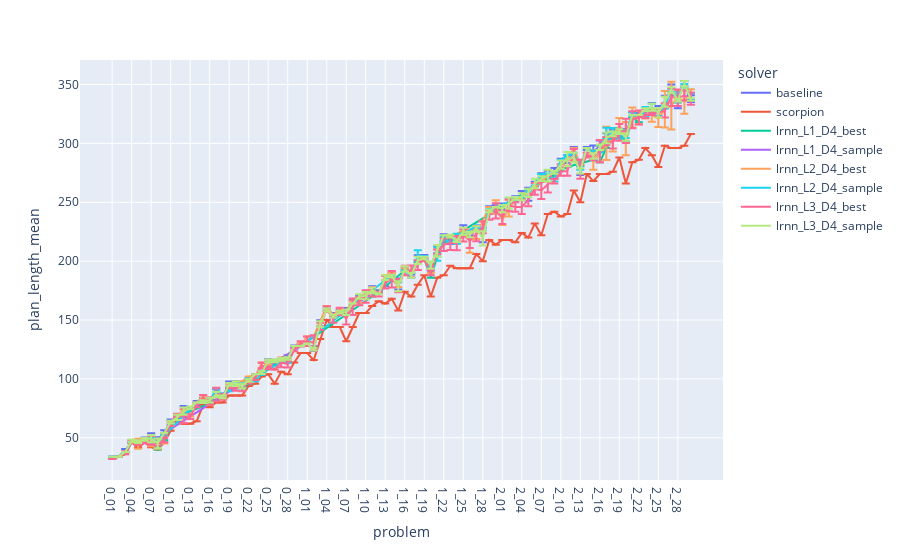
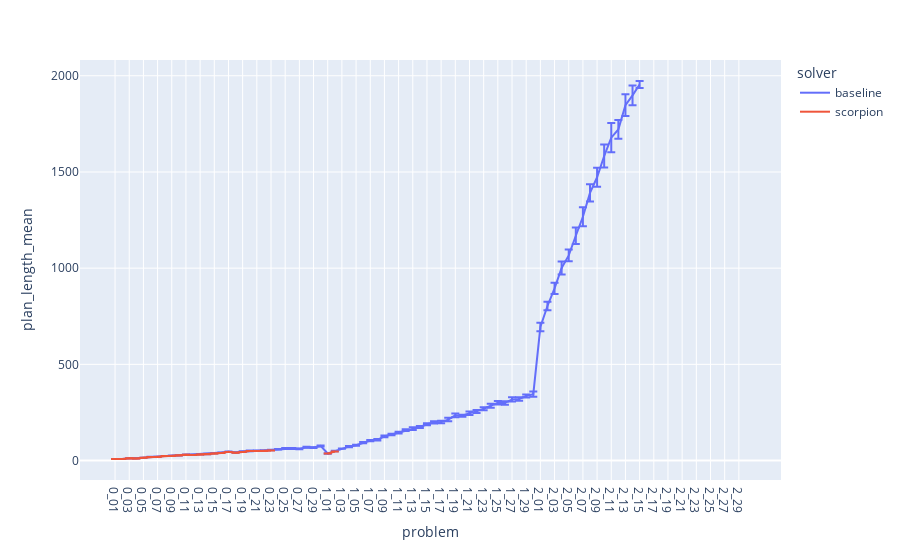
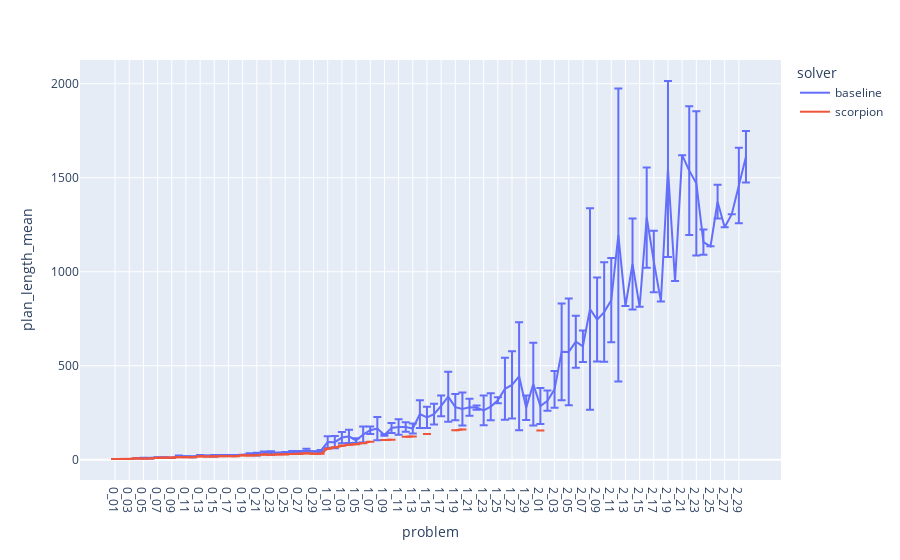
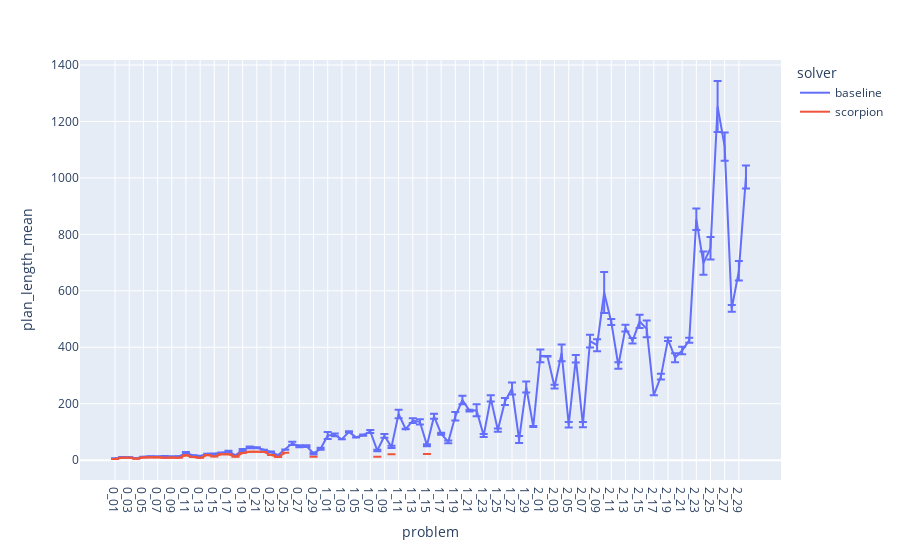

Source (notebook cell) for these figures, in order:
### Markdown cell above
# Plan length plots

### Code cell
log_y = 0
easy_only = 0

plot_domains("plan_length", log_y=log_y, easy_only=easy_only)

### Figure 1 — Plotly figure (JSON) as saved in the notebook; plotly's stock layout.template omitted (floating-point values rounded to 4 significant figures)
{"data": [{"error_y": {"array": [0, 0, 1.414, 1.033, 1.414, 2.394, 2.7, 2.201, 2.201, 1.838, 1.476, 4.849, 1.265, 1.897, 1.989, 0.8433, 2.53, 2.066, 3.134, 2.309, 2.16, 1.265, 1.033, 0.9661, 1.35, 1.398, 1.476, 3.018, 0.6325, 1.033, 1.578, 1.989, 2.53, 1.033, 1.886, 1.687, 2.394, 1.7, 2.16, 1.476, 2.119, 1.476, 2.53, 3.134, 4.719, 1.35, 1.838, 2.981, 1.476, 2.86, 3.048, 3.048, 2.951, 3.801, 2.951, 1.398, 1.838, 6.07, 3.273, 1.751, 2.319, 2.348, 1.932, 3.458, 5.432, 1.838, 3.273, 3.239, 4.427, 2.319, 3.425, 4.502, 4.022, 1.265, 5.502, 4.662, 2.667, 3.098, 3.155, 5.661, 2.494, 1.398, 2.201, 4.216, 4.088, 4.662, 4.526, 7.486, 2.319, 2.828]}, "hovertemplate": "solver=baseline<br>problem=%{x}<br>plan_length_mean=%{y}<extra></extra>", "legendgroup": "baseline", "line": {"color": "#636efa", "dash": "solid"}, "marker": {"symbol": "circle"}, "mode": "lines", "name": "baseline", "orientation": "v", "showlegend": true, "type": "scatter", "x": ["0_01", "0_02", "0_03", "0_04", "0_05", "0_06", "0_07", "0_08", "0_09", "0_10", "0_11", "0_12", "0_13", "0_14", "0_15", "0_16", "0_17", "0_18", "0_19", "0_20", "0_21", "0_22", "0_23", "0_24", "0_25", "0_26", "0_27", "0_28", "0_29", "0_30", "1_01", "1_02", "1_03", "1_04", "1_05", "1_06", "1_07", "1_08", "1_09", "1_10", "1_11", "1_12", "1_13", "1_14", "1_15", "1_16", "1_17", "1_18", "1_19", "1_20", "1_21", "1_22", "1_23", "1_24", "1_25", "1_26", "1_27", "1_28", "1_29", "1_30", "2_01", "2_02", "2_03", "2_04", "2_05", "2_06", "2_07", "2_08", "2_09", "2_10", "2_11", "2_12", "2_13", "2_14", "2_15", "2_16", "2_17", "2_18", "2_19", "2_20", "2_21", "2_22", "2_23", "2_24", "2_25", "2_26", "2_27", "2_28", "2_29", "2_30"], "xaxis": "x", "y": [34, 34, 39, 46.8, 47, 47.8, 51.2, 48.2, 54.2, 63.6, 68.2, 72.2, 74.4, 79.4, 81.8, 82.4, 88.8, 85.6, 94.6, 96, 95, 99.6, 103.2, 105.4, 115.4, 114.8, 116.2, 117, 127.8, 128.8, 129.6, 125.8, 147.2, 158.8, 154, 156.8, 157.8, 165, 169, 169.8, 176.6, 173.8, 181.2, 187.4, 180.6, 192.6, 190.4, 202, 203.8, 195.2, 209.8, 219.8, 217.6, 219, 227.6, 223.2, 228.4, 222.2, 243.4, 245.8, 246.6, 250.8, 253.2, 256.2, 256.8, 265.6, 271.4, 273.6, 274.6, 284.6, 286.8, 292.4, 277.2, 295.6, 292.6, 297.8, 306, 308.4, 309.2, 306.6, 324, 324.8, 325.8, 330, 327.6, 335.8, 345.4, 337.4, 350.6, 338], "yaxis": "y"}, {"error_y": {"array": [null, null, null, null, null, null, null, null, null, null, null, null, null, null, null, null, null, null, null, null, null, null, null, null, null, null, null, null, null, null, null, null, null, null, null, null, null, null, null, null, null, null, null, null, null, null, null, null, null, null, null, null, null, null, null, null, null, null, null, null, null, null, null, null, null, null, null, null, null, null, null, null, null, null, null, null, null, null, null, null, null, null, null, null, null, null, null, null, null, null]}, "hovertemplate": "solver=scorpion<br>problem=%{x}<br>plan_length_mean=%{y}<extra></extra>", "legendgroup": "scorpion", "line": {"color": "#EF553B", "dash": "solid"}, "marker": {"symbol": "circle"}, "mode": "lines", "name": "scorpion", "orientation": "v", "showlegend": true, "type": "scatter", "x": ["0_01", "0_02", "0_03", "0_04", "0_05", "0_06", "0_07", "0_08", "0_09", "0_10", "0_11", "0_12", "0_13", "0_14", "0_15", "0_16", "0_17", "0_18", "0_19", "0_20", "0_21", "0_22", "0_23", "0_24", "0_25", "0_26", "0_27", "0_28", "0_29", "0_30", "1_01", "1_02", "1_03", "1_04", "1_05", "1_06", "1_07", "1_08", "1_09", "1_10", "1_11", "1_12", "1_13", "1_14", "1_15", "1_16", "1_17", "1_18", "1_19", "1_20", "1_21", "1_22", "1_23", "1_24", "1_25", "1_26", "1_27", "1_28", "1_29", "1_30", "2_01", "2_02", "2_03", "2_04", "2_05", "2_06", "2_07", "2_08", "2_09", "2_10", "2_11", "2_12", "2_13", "2_14", "2_15", "2_16", "2_17", "2_18", "2_19", "2_20", "2_21", "2_22", "2_23", "2_24", "2_25", "2_26", "2_27", "2_28", "2_29", "2_30"], "xaxis": "x", "y": [32, 34, 36, 46, 42, 46, 42, 40, 46, 56, 64, 62, 62, 64, 78, 76, 80, 80, 86, 86, 86, 94, 96, 102, 104, 96, 106, 104, 114, 122, 122, 116, 134, 150, 144, 144, 132, 144, 156, 156, 162, 166, 164, 168, 158, 174, 170, 180, 188, 170, 186, 188, 196, 194, 194, 194, 206, 200, 218, 214, 218, 218, 216, 224, 220, 232, 222, 240, 242, 238, 240, 260, 250, 274, 268, 274, 274, 276, 288, 266, 284, 286, 296, 290, 280, 298, 296, 296, 298, 308], "yaxis": "y"}, {"error_y": {"array": [null, null, null, null, null, null, null, null, null, null, null, null, null, null, null, null, null, null, null, null, null, null, null, null, null, null, null, null, null, null, null, null, null, null, null, null]}, "hovertemplate": "solver=lrnn_L1_D4_best<br>problem=%{x}<br>plan_length_mean=%{y}<extra></extra>", "legendgroup": "lrnn_L1_D4_best", "line": {"color": "#00cc96", "dash": "solid"}, "marker": {"symbol": "circle"}, "mode": "lines", "name": "lrnn_L1_D4_best", "orientation": "v", "showlegend": true, "type": "scatter", "x": ["0_01", "0_02", "0_03", "0_04", "0_05", "0_06", "0_07", "0_08", "0_09", "0_11", "0_12", "0_17", "0_18", "0_19", "0_20", "0_21", "0_22", "0_30", "1_11", "1_12", "1_16", "1_17", "1_18", "1_19", "1_20", "1_21", "1_22", "2_11", "2_15", "2_16", "2_17", "2_18", "2_19", "2_20", "2_21", "2_22"], "xaxis": "x", "y": [32, 34, 38, 46, 46, 46, 48, 40, 48, 70, 70, 82, 84, 92, 92, 92, 96, 128, 170, 174, 192, 190, 200, 202, 186, 204, 216, 280, 286, 284, 296, 304, 306, 302, 322, 318], "yaxis": "y"}, {"error_y": {"array": [null, null, null, null, null, null, null, null, null, null]}, "hovertemplate": "solver=lrnn_L1_D4_sample<br>problem=%{x}<br>plan_length_mean=%{y}<extra></extra>", "legendgroup": "lrnn_L1_D4_sample", "line": {"color": "#ab63fa", "dash": "solid"}, "marker": {"symbol": "circle"}, "mode": "lines", "name": "lrnn_L1_D4_sample", "orientation": "v", "showlegend": true, "type": "scatter", "x": ["0_01", "0_02", "0_03", "0_04", "0_05", "0_06", "0_07", "0_08", "0_09", "0_30"], "xaxis": "x", "y": [34, 34, 38, 46, 46, 46, 46, 46, 54, 128], "yaxis": "y"}, {"error_y": {"array": [0, 0, 0, null, 4.243, 1.414, 4.243, 4.243, 2.828, null, null, null, null, null, null, null, null, null, null, null, null, null, null, null, null, null, null, null, null, 1.414, null, null, null, null, null, null, null, null, null, null, null, null, null, null, null, null, 0, null, null, null, null, null, null, null, 9.899, 4.243, null, null, 5.657, 4.243, 7.071, null, null, null, null, null, null, null, null, null, null, null, null, 8.485, 7.071, 14.14, 9.899, 5.657, 14.14, 8.485, 5.657, 2.828, 5.657, 7.071, 15.56, 20.3, 5.292, 10.07, 4.619]}, "hovertemplate": "solver=lrnn_L2_D4_best<br>problem=%{x}<br>plan_length_mean=%{y}<extra></extra>", "legendgroup": "lrnn_L2_D4_best", "line": {"color": "#FFA15A", "dash": "solid"}, "marker": {"symbol": "circle"}, "mode": "lines", "name": "lrnn_L2_D4_best", "orientation": "v", "showlegend": true, "type": "scatter", "x": ["0_01", "0_02", "0_03", "0_04", "0_05", "0_06", "0_07", "0_08", "0_09", "0_10", "0_11", "0_12", "0_13", "0_14", "0_15", "0_16", "0_17", "0_18", "0_19", "0_20", "0_21", "0_22", "0_23", "0_24", "0_25", "0_26", "0_27", "0_28", "0_29", "0_30", "1_01", "1_02", "1_04", "1_05", "1_06", "1_07", "1_08", "1_09", "1_10", "1_11", "1_12", "1_13", "1_14", "1_15", "1_16", "1_17", "1_18", "1_19", "1_20", "1_21", "1_22", "1_23", "1_24", "1_25", "1_26", "1_27", "1_28", "1_29", "1_30", "2_01", "2_02", "2_03", "2_04", "2_05", "2_06", "2_07", "2_08", "2_09", "2_10", "2_11", "2_12", "2_13", "2_14", "2_15", "2_16", "2_17", "2_18", "2_19", "2_20", "2_21", "2_22", "2_23", "2_24", "2_25", "2_26", "2_27", "2_28", "2_29", "2_30"], "xaxis": "x", "y": [32, 34, 38, 46, 45, 47, 47, 45, 48, 64, 68, 74, 68, 80, 86, 78, 92, 84, 94, 94, 98, 102, 102, 114, 112, 108, 118, 116, 128, 129, 136, 136, 162, 154, 160, 158, 166, 164, 174, 176, 172, 188, 190, 178, 194, 192, 198, 202, 190, 210, 220, 222, 222, 228, 217, 223, 234, 246, 246, 235, 245, 252, 254, 260, 262, 268, 272, 270, 282, 286, 296, 282, 290, 286, 291, 300, 303, 316, 304, 322, 322, 324, 324, 321, 329, 332, 340, 335.3, 341.3], "yaxis": "y"}, {"error_y": {"array": [null, null, null, null, null, null, null, null, null, null, null, null, null, null, 1.414, 0, 1.414, 1.414, 0, 1.414, null, null, null, 0, null, null, null, null, 4.243, 1.414, 1.414, 5.657, 1.414, 0, 4.243, null, null, null, 0, null, null, null, null, null, 1.414, 1.414, null, null, null, 1.414, 0, 4, 3.055, 4.619, 2.309, 2, 3.464, 1.414, 0, 4.163, 3.055, 2.828, 1.414, 1.414, 4.243, 1.414, 2.828]}, "hovertemplate": "solver=lrnn_L2_D4_sample<br>problem=%{x}<br>plan_length_mean=%{y}<extra></extra>", "legendgroup": "lrnn_L2_D4_sample", "line": {"color": "#19d3f3", "dash": "solid"}, "marker": {"symbol": "circle"}, "mode": "lines", "name": "lrnn_L2_D4_sample", "orientation": "v", "showlegend": true, "type": "scatter", "x": ["0_01", "0_02", "0_03", "0_04", "0_05", "0_06", "0_07", "0_08", "0_09", "0_14", "0_15", "0_16", "0_17", "0_18", "0_19", "0_20", "0_21", "0_22", "0_23", "0_24", "0_27", "0_28", "0_29", "0_30", "1_14", "1_15", "1_16", "1_17", "1_18", "1_19", "1_20", "1_21", "1_22", "1_23", "1_24", "1_27", "1_28", "1_29", "1_30", "2_03", "2_04", "2_05", "2_06", "2_07", "2_08", "2_09", "2_10", "2_11", "2_12", "2_13", "2_14", "2_15", "2_16", "2_17", "2_18", "2_19", "2_20", "2_21", "2_22", "2_23", "2_24", "2_25", "2_26", "2_27", "2_28", "2_29", "2_30"], "xaxis": "x", "y": [34, 34, 38, 46, 46, 48, 50, 46, 52, 80, 82, 80, 92, 86, 91, 96, 95, 99, 98, 105, 114, 114, 128, 128, 188, 182, 192, 186, 205, 203, 197, 206, 219, 216, 219, 230, 226, 244, 246, 252, 252, 260, 266, 274, 273, 269, 286, 290, 292, 279, 296, 290, 295.3, 308.7, 310.7, 306, 308, 325, 324, 326.7, 330.7, 326, 331, 345, 339, 349, 340], "yaxis": "y"}, {"error_y": {"array": [0, 0, 1.155, 1.155, 2, 1.155, 4, 1.155, 2, 2, 1.155, 6.11, 2, 2, 3.055, 3.055, 5.774, 2.309, 2, 2, 3.055, 1.155, 2.309, 2.309, 1.155, 0, 4, 3.055, 1.155, 2, 4, 6.429, 3.055, 2.309, 3.055, 3.055, 5.033, 7.024, 3.464, 5.292, 4, 2, 5.292, 7.024, 5.774, 4, 5.033, 4.163, 1.155, 2, 2, 5.292, 5.774, 6.11, 5.292, 6.11, 6.429, 5.033, 4.163, 6.429, 5.774, 5.033, 4, 6, 5.292, 5.033, 7.211, 7.024, 2, 3.464, 4.163, 5.292, 8, 2, 3.055, 9.452, 3.464, 5.033, 7.024, 10.26, 7.211, 6, 3.055, 2, 3.464, 6, 7.572, 7.024, 4.163, 5.292]}, "hovertemplate": "solver=lrnn_L3_D4_best<br>problem=%{x}<br>plan_length_mean=%{y}<extra></extra>", "legendgroup": "lrnn_L3_D4_best", "line": {"color": "#FF6692", "dash": "solid"}, "marker": {"symbol": "circle"}, "mode": "lines", "name": "lrnn_L3_D4_best", "orientation": "v", "showlegend": true, "type": "scatter", "x": ["0_01", "0_02", "0_03", "0_04", "0_05", "0_06", "0_07", "0_08", "0_09", "0_10", "0_11", "0_12", "0_13", "0_14", "0_15", "0_16", "0_17", "0_18", "0_19", "0_20", "0_21", "0_22", "0_23", "0_24", "0_25", "0_26", "0_27", "0_28", "0_29", "0_30", "1_01", "1_02", "1_03", "1_04", "1_05", "1_06", "1_07", "1_08", "1_09", "1_10", "1_11", "1_12", "1_13", "1_14", "1_15", "1_16", "1_17", "1_18", "1_19", "1_20", "1_21", "1_22", "1_23", "1_24", "1_25", "1_26", "1_27", "1_28", "1_29", "1_30", "2_01", "2_02", "2_03", "2_04", "2_05", "2_06", "2_07", "2_08", "2_09", "2_10", "2_11", "2_12", "2_13", "2_14", "2_15", "2_16", "2_17", "2_18", "2_19", "2_20", "2_21", "2_22", "2_23", "2_24", "2_25", "2_26", "2_27", "2_28", "2_29", "2_30"], "xaxis": "x", "y": [32, 34, 37.33, 46.67, 46, 46.67, 48, 44.67, 48, 62, 69.33, 68.67, 68, 78, 83.33, 81.33, 86.67, 84.67, 94, 92, 92.67, 97.33, 101.3, 111.3, 109.3, 108, 114, 112.7, 124.7, 130, 132, 130.7, 144.7, 159.3, 150.7, 157.3, 151.3, 161.3, 166, 170, 174, 172, 182, 184.7, 179.3, 192, 191.3, 196.7, 201.3, 190, 208, 214, 215.3, 215.3, 222, 217.3, 223.3, 228.7, 239.3, 242.7, 237.3, 247.3, 246, 246, 252, 261.3, 260, 265.3, 268, 276, 276.7, 290, 278, 290, 288.7, 293.3, 302, 300.7, 309.3, 310.7, 320, 322, 324.7, 326, 326, 328, 339.3, 338.7, 340.7, 338], "yaxis": "y"}, {"error_y": {"array": [0, 0, 0, 1.155, 1.155, 1.155, 3.055, 4.163, 0, 1.155, 2.309, 3.055, 1.155, 0, 1.155, 2, 2.309, 1.155, 1.155, 2, 2, 1.155, 0, 1.155, 1.155, 1.155, 1.155, 1.155, 0, 0, 0, 1.155, 2.309, 1.155, 1.155, 1.155, 2.309, 0, 2, 3.055, 2.309, 0, 2, 1.155, 4.163, 2.309, 2, 3.055, 1.155, 3.055, 5.033, 0, 1.155, 1.155, 3.055, 2.309, 2.309, 6.11, 1.155, 0, 3.055, 4.619, 1.155, 3.055, 3.464, 4, 2, 5.033, 1.155, 3.464, 6.11, 4, 2.309, 0, 2.309, 2.309, 4.619, 2, 2, 3.055, 0, 0, 1.155, 3.055, 4, 4.163, 2.309, 1.155, 2.309, 1.155]}, "hovertemplate": "solver=lrnn_L3_D4_sample<br>problem=%{x}<br>plan_length_mean=%{y}<extra></extra>", "legendgroup": "lrnn_L3_D4_sample", "line": {"color": "#B6E880", "dash": "solid"}, "marker": {"symbol": "circle"}, "mode": "lines", "name": "lrnn_L3_D4_sample", "orientation": "v", "showlegend": true, "type": "scatter", "x": ["0_01", "0_02", "0_03", "0_04", "0_05", "0_06", "0_07", "0_08", "0_09", "0_10", "0_11", "0_12", "0_13", "0_14", "0_15", "0_16", "0_17", "0_18", "0_19", "0_20", "0_21", "0_22", "0_23", "0_24", "0_25", "0_26", "0_27", "0_28", "0_29", "0_30", "1_01", "1_02", "1_03", "1_04", "1_05", "1_06", "1_07", "1_08", "1_09", "1_10", "1_11", "1_12", "1_13", "1_14", "1_15", "1_16", "1_17", "1_18", "1_19", "1_20", "1_21", "1_22", "1_23", "1_24", "1_25", "1_26", "1_27", "1_28", "1_29", "1_30", "2_01", "2_02", "2_03", "2_04", "2_05", "2_06", "2_07", "2_08", "2_09", "2_10", "2_11", "2_12", "2_13", "2_14", "2_15", "2_16", "2_17", "2_18", "2_19", "2_20", "2_21", "2_22", "2_23", "2_24", "2_25", "2_26", "2_27", "2_28", "2_29", "2_30"], "xaxis": "x", "y": [34, 34, 38, 47.33, 46.67, 48.67, 49.33, 45.33, 54, 63.33, 67.33, 72.67, 75.33, 80, 80.67, 82, 86.67, 84.67, 95.33, 96, 94, 98.67, 104, 105.3, 115.3, 115.3, 116.7, 117.3, 128, 128, 130, 125.3, 146.7, 158.7, 153.3, 156.7, 156.7, 164, 170, 170.7, 175.3, 172, 186, 187.3, 178.7, 193.3, 188, 200.7, 202.7, 196.7, 208.7, 222, 221.3, 217.3, 225.3, 222.7, 227.3, 219.3, 242.7, 246, 244.7, 249.3, 253.3, 254.7, 258, 266, 270, 272.7, 275.3, 282, 286.7, 288, 276.7, 296, 289.3, 296.7, 304.7, 308, 310, 305.3, 324, 324, 328.7, 330.7, 326, 335.3, 345.3, 336.7, 350.7, 337.3], "yaxis": "y"}], "layout": {"legend": {"title": {"text": "solver"}, "tracegroupgap": 0}, "margin": {"t": 60}, "xaxis": {"anchor": "y", "domain": [0, 1], "title": {"text": "problem"}}, "yaxis": {"anchor": "x", "domain": [0, 1], "title": {"text": "plan_length_mean"}}}}

### Figure 2 — Plotly figure (JSON) as saved in the notebook; plotly's stock layout.template omitted (floating-point values rounded to 4 significant figures)
{"data": [{"error_y": {"array": [0, 0, 0, 0.5164, 0, 0.9944, 0.527, 0.5164, 0.9487, 0.4216, 0.9487, 0.6992, 1.713, 1.054, 0.7379, 1.059, 1.033, 1.491, 2.025, 1.897, 1.229, 1.317, 1.65, 1.563, 2.558, 2.718, 1.829, 2.214, 2.111, 2.283, 0.6992, 1.897, 0.7379, 3.604, 3.098, 3.534, 3.164, 3.86, 4.94, 4.012, 4.909, 4.347, 6.802, 5.554, 5.554, 5.232, 6.019, 9.036, 9.555, 4.795, 9.508, 7.617, 7.734, 10.78, 8.972, 9.402, 11.36, 9.231, 7.8, 13.76, 21.89, 21.75, 29.16, 33.64, 30.1, 42.8, 49.61, 44.7, 49.8, 59.84, 75.73, 48.21, 56.82, 51.44, 18.05, null, null, null, null, null, null, null, null, null, null, null, null, null, null, null]}, "hovertemplate": "solver=baseline<br>problem=%{x}<br>plan_length_mean=%{y}<extra></extra>", "legendgroup": "baseline", "line": {"color": "#636efa", "dash": "solid"}, "marker": {"symbol": "circle"}, "mode": "lines", "name": "baseline", "orientation": "v", "showlegend": true, "type": "scatter", "x": ["0_01", "0_02", "0_03", "0_04", "0_05", "0_06", "0_07", "0_08", "0_09", "0_10", "0_11", "0_12", "0_13", "0_14", "0_15", "0_16", "0_17", "0_18", "0_19", "0_20", "0_21", "0_22", "0_23", "0_24", "0_25", "0_26", "0_27", "0_28", "0_29", "0_30", "1_01", "1_02", "1_03", "1_04", "1_05", "1_06", "1_07", "1_08", "1_09", "1_10", "1_11", "1_12", "1_13", "1_14", "1_15", "1_16", "1_17", "1_18", "1_19", "1_20", "1_21", "1_22", "1_23", "1_24", "1_25", "1_26", "1_27", "1_28", "1_29", "1_30", "2_01", "2_02", "2_03", "2_04", "2_05", "2_06", "2_07", "2_08", "2_09", "2_10", "2_11", "2_12", "2_13", "2_14", "2_15", "2_16", "2_17", "2_18", "2_19", "2_20", "2_21", "2_22", "2_23", "2_24", "2_25", "2_26", "2_27", "2_28", "2_29", "2_30"], "xaxis": "x", "y": [8, 8, 12, 11.4, 15, 19.1, 19.5, 23.6, 24.7, 26.8, 30.7, 29.4, 32.6, 34, 37.9, 41.3, 46.2, 42, 46.9, 50.4, 50.8, 52.2, 54.5, 59, 62.9, 62.5, 60.7, 69.3, 67.3, 75.9, 36.6, 49.6, 62.1, 72.1, 79.4, 93.4, 103.7, 107.7, 125.8, 134.9, 144.9, 157.7, 165.6, 174.2, 188.8, 198.4, 200.3, 212.9, 234.8, 232.9, 245.8, 255.3, 269.4, 284.8, 300.6, 298.8, 317.7, 319.9, 335.2, 344.9, 694, 803.3, 894.6, 1001.0, 1066.0, 1168.0, 1267.0, 1391.0, 1472.0, 1583.0, 1678.0, 1721.0, 1848.0, 1898.0, 1955.0, null, null, null, null, null, null, null, null, null, null, null, null, null, null, null], "yaxis": "y"}, {"error_y": {"array": [null, null, null, null, null, null, null, null, null, null, null, null, null, null, null, null, null, null, null, null, null, null, null, null, null, null, null, null, null, null, null, null, null, null, null, null, null, null, null, null, null, null, null, null, null, null, null, null, null, null, null, null, null, null, null, null, null, null, null, null, null, null, null, null, null, null, null, null, null, null, null, null, null, null, null, null, null, null, null, null, null, null, null, null, null, null, null, null, null, null]}, "hovertemplate": "solver=scorpion<br>problem=%{x}<br>plan_length_mean=%{y}<extra></extra>", "legendgroup": "scorpion", "line": {"color": "#EF553B", "dash": "solid"}, "marker": {"symbol": "circle"}, "mode": "lines", "name": "scorpion", "orientation": "v", "showlegend": true, "type": "scatter", "x": ["0_01", "0_02", "0_03", "0_04", "0_05", "0_06", "0_07", "0_08", "0_09", "0_10", "0_11", "0_12", "0_13", "0_14", "0_15", "0_16", "0_17", "0_18", "0_19", "0_20", "0_21", "0_22", "0_23", "0_24", "0_25", "0_26", "0_27", "0_28", "0_29", "0_30", "1_01", "1_02", "1_03", "1_04", "1_05", "1_06", "1_07", "1_08", "1_09", "1_10", "1_11", "1_12", "1_13", "1_14", "1_15", "1_16", "1_17", "1_18", "1_19", "1_20", "1_21", "1_22", "1_23", "1_24", "1_25", "1_26", "1_27", "1_28", "1_29", "1_30", "2_01", "2_02", "2_03", "2_04", "2_05", "2_06", "2_07", "2_08", "2_09", "2_10", "2_11", "2_12", "2_13", "2_14", "2_15", "2_16", "2_17", "2_18", "2_19", "2_20", "2_21", "2_22", "2_23", "2_24", "2_25", "2_26", "2_27", "2_28", "2_29", "2_30"], "xaxis": "x", "y": [8, 8, 12, 11, 15, 18, 19, 23, 24, 26, 30, 29, 31, 33, 37, 39, 45, 40, 44, 49, 49, 50, 52, null, null, null, null, null, null, null, 36, 47, null, null, null, null, null, null, null, null, null, null, null, null, null, null, null, null, null, null, null, null, null, null, null, null, null, null, null, null, null, null, null, null, null, null, null, null, null, null, null, null, null, null, null, null, null, null, null, null, null, null, null, null, null, null, null, null, null, null], "yaxis": "y"}], "layout": {"legend": {"title": {"text": "solver"}, "tracegroupgap": 0}, "margin": {"t": 60}, "xaxis": {"anchor": "y", "domain": [0, 1], "title": {"text": "problem"}}, "yaxis": {"anchor": "x", "domain": [0, 1], "title": {"text": "plan_length_mean"}}}}

### Figure 3 — Plotly figure (JSON) as saved in the notebook; plotly's stock layout.template omitted (floating-point values rounded to 4 significant figures)
{"data": [{"error_y": {"array": [0, 0, 0, 0.5, 1.528, 0.5774, 1.258, 0.5774, 0.7071, 3, 2.517, 2.646, 2.082, 1.517, 4.041, 1, 1.155, 2.082, 0.7071, 4.163, 7.81, 6.658, 8.622, 2.082, 4.509, 7, 6.807, 8.327, 1.528, 5.292, 30.51, 32.62, 30.05, 34.67, 12.02, 42.72, 19.52, 61.98, 4.243, 26.5, 41.01, 25.42, 26.87, 74.25, 56.32, 54.79, 55.52, 133.0, 70.24, 87.88, 44.97, 11.45, 78.7, 72.12, 16.26, 164.9, 178.6, 287.1, 65.05, 219.9, 95.34, 53.74, 98.34, 257.4, 284.2, 138.2, 84.03, 535.6, 223.4, 264.6, 224.1, 779.2, null, 241.8, null, 266.6, 163.7, null, 468.2, null, null, 342.5, 383.3, 67.18, null, 89.9, null, null, 200.8, 136.5]}, "hovertemplate": "solver=baseline<br>problem=%{x}<br>plan_length_mean=%{y}<extra></extra>", "legendgroup": "baseline", "line": {"color": "#636efa", "dash": "solid"}, "marker": {"symbol": "circle"}, "mode": "lines", "name": "baseline", "orientation": "v", "showlegend": true, "type": "scatter", "x": ["0_01", "0_02", "0_03", "0_04", "0_05", "0_06", "0_07", "0_08", "0_09", "0_10", "0_11", "0_12", "0_13", "0_14", "0_15", "0_16", "0_17", "0_18", "0_19", "0_20", "0_21", "0_22", "0_23", "0_24", "0_25", "0_26", "0_27", "0_28", "0_29", "0_30", "1_01", "1_02", "1_03", "1_04", "1_05", "1_06", "1_07", "1_08", "1_09", "1_10", "1_11", "1_12", "1_13", "1_14", "1_15", "1_16", "1_17", "1_18", "1_19", "1_20", "1_21", "1_22", "1_23", "1_24", "1_25", "1_26", "1_27", "1_28", "1_29", "1_30", "2_01", "2_02", "2_03", "2_04", "2_05", "2_06", "2_07", "2_08", "2_09", "2_10", "2_11", "2_12", "2_13", "2_14", "2_15", "2_16", "2_17", "2_18", "2_19", "2_20", "2_21", "2_22", "2_23", "2_24", "2_25", "2_26", "2_27", "2_28", "2_29", "2_30"], "xaxis": "x", "y": [4, 4, 4, 8.25, 8.667, 7.333, 11.75, 12.33, 10.5, 19.5, 16.67, 16, 22.67, 20.6, 21.67, 24, 24.67, 22.33, 26.5, 30.67, 30, 36.67, 36.67, 35.67, 36.33, 39, 40.33, 50.33, 44.33, 47, 94, 93.33, 118, 124.2, 102.5, 134, 157, 165.7, 132, 169.3, 174, 174.3, 166, 242.5, 225.7, 242.7, 286.3, 335.3, 280, 270.3, 279, 277.5, 262.7, 282, 316.5, 377.3, 398.3, 444, 277, 402.5, 285.7, 314, 374.3, 574.3, 573.7, 628, 603.3, 801.7, 745.5, 785.2, 848.7, 1195, 818, 1041, 814, 1288.0, 1055, 842, 1546.0, 951, 1620, 1538.0, 1470, 1158.0, 1135, 1373.0, 1237, 1306, 1459, 1612.0], "yaxis": "y"}, {"error_y": {"array": [null, null, null, null, null, null, null, null, null, null, null, null, null, null, null, null, null, null, null, null, null, null, null, null, null, null, null, null, null, null, null, null, null, null, null, null, null, null, null, null, null, null, null, null, null, null, null, null, null, null, null, null, null, null, null, null, null, null, null, null, null, null, null, null, null, null, null, null, null, null, null, null, null, null, null, null, null, null, null, null, null, null, null, null, null, null, null, null, null, null]}, "hovertemplate": "solver=scorpion<br>problem=%{x}<br>plan_length_mean=%{y}<extra></extra>", "legendgroup": "scorpion", "line": {"color": "#EF553B", "dash": "solid"}, "marker": {"symbol": "circle"}, "mode": "lines", "name": "scorpion", "orientation": "v", "showlegend": true, "type": "scatter", "x": ["0_01", "0_02", "0_03", "0_04", "0_05", "0_06", "0_07", "0_08", "0_09", "0_10", "0_11", "0_12", "0_13", "0_14", "0_15", "0_16", "0_17", "0_18", "0_19", "0_20", "0_21", "0_22", "0_23", "0_24", "0_25", "0_26", "0_27", "0_28", "0_29", "0_30", "1_01", "1_02", "1_03", "1_04", "1_05", "1_06", "1_07", "1_08", "1_09", "1_10", "1_11", "1_12", "1_13", "1_14", "1_15", "1_16", "1_17", "1_18", "1_19", "1_20", "1_21", "1_22", "1_23", "1_24", "1_25", "1_26", "1_27", "1_28", "1_29", "1_30", "2_01", "2_02", "2_03", "2_04", "2_05", "2_06", "2_07", "2_08", "2_09", "2_10", "2_11", "2_12", "2_13", "2_14", "2_15", "2_16", "2_17", "2_18", "2_19", "2_20", "2_21", "2_22", "2_23", "2_24", "2_25", "2_26", "2_27", "2_28", "2_29", "2_30"], "xaxis": "x", "y": [4, 4, 4, 8, 7, 7, 10, 11, 10, 15, 13, 13, 18, 17, 17, 20, 20, 18, 24, 22, 24, 28, 26, 28, 28, 30, 31, 35, 32, 32, 59, 67, 76, 80, 83, 88, 96, null, 105, 107, null, 123, 124, null, 137, null, null, null, 157, 161, null, null, null, null, null, null, null, null, null, null, 156, null, null, null, null, null, null, null, null, null, null, null, null, null, null, null, null, null, null, null, null, null, null, null, null, null, null, null, null, null], "yaxis": "y"}], "layout": {"legend": {"title": {"text": "solver"}, "tracegroupgap": 0}, "margin": {"t": 60}, "xaxis": {"anchor": "y", "domain": [0, 1], "title": {"text": "problem"}}, "yaxis": {"anchor": "x", "domain": [0, 1], "title": {"text": "plan_length_mean"}}}}

### Figure 4 — Plotly figure (JSON) as saved in the notebook; plotly's stock layout.template omitted (floating-point values rounded to 4 significant figures)
{"data": [{"error_y": {"array": [0.4216, 0.5164, 0, 0, 0, 0.483, 0, 1.826, 0, 1.014, 3.304, 0.7559, 1.643, 0, 2.225, 0, 3.084, 0.5477, 3.456, 2.949, 2.003, 0, 1.924, 0.4216, 0.488, 5.635, 3.532, 2.875, 3.536, 3.327, 12.34, 4.671, 0, 2.424, 0.6325, 2.242, 5.318, 2.828, 6.816, 4.359, 15.22, 0.8756, 8.602, 9.388, 3.391, 8.867, 3.488, 4.928, 14.82, 14.99, 3.082, 21.27, 5.381, 11.23, 5.992, 12.33, 21.35, 12.35, 19.18, 1.574, 22.71, 1.033, 6.697, 29.57, 10.12, 13.36, 9.261, 22.81, 21.38, 72.52, 10.64, 11.68, 11.86, 9.953, 23.6, 29.5, null, 10.1, 6.272, 15.78, 13.4, 8.961, 38.19, 41.32, 39.61, 90.27, 50.01, 12.07, 34.63, 40.46]}, "hovertemplate": "solver=baseline<br>problem=%{x}<br>plan_length_mean=%{y}<extra></extra>", "legendgroup": "baseline", "line": {"color": "#636efa", "dash": "solid"}, "marker": {"symbol": "circle"}, "mode": "lines", "name": "baseline", "orientation": "v", "showlegend": true, "type": "scatter", "x": ["0_01", "0_02", "0_03", "0_04", "0_05", "0_06", "0_07", "0_08", "0_09", "0_10", "0_11", "0_12", "0_13", "0_14", "0_15", "0_16", "0_17", "0_18", "0_19", "0_20", "0_21", "0_22", "0_23", "0_24", "0_25", "0_26", "0_27", "0_28", "0_29", "0_30", "1_01", "1_02", "1_03", "1_04", "1_05", "1_06", "1_07", "1_08", "1_09", "1_10", "1_11", "1_12", "1_13", "1_14", "1_15", "1_16", "1_17", "1_18", "1_19", "1_20", "1_21", "1_22", "1_23", "1_24", "1_25", "1_26", "1_27", "1_28", "1_29", "1_30", "2_01", "2_02", "2_03", "2_04", "2_05", "2_06", "2_07", "2_08", "2_09", "2_10", "2_11", "2_12", "2_13", "2_14", "2_15", "2_16", "2_17", "2_18", "2_19", "2_20", "2_21", "2_22", "2_23", "2_24", "2_25", "2_26", "2_27", "2_28", "2_29", "2_30"], "xaxis": "x", "y": [5.8, 10.4, 10, 7, 12, 13.7, 13, 13, 13, 12.56, 25.75, 16.5, 14.2, 23, 21.57, 27, 29.8, 17.5, 36.22, 45.12, 43.7, 37, 28.8, 17.8, 37.29, 59.67, 48.86, 49.67, 23.5, 40.33, 87.1, 89.6, 74, 100.1, 80.8, 88.44, 101.5, 34, 85.7, 47, 163.6, 109.9, 140, 135.9, 52.5, 155.2, 93.83, 64.57, 155.6, 213, 175.3, 176.3, 87.43, 218.9, 106.5, 207.8, 253.8, 73, 259.1, 119.1, 369.4, 367.8, 260.2, 380.1, 125.3, 359.5, 125.8, 421.9, 407.2, 593.8, 489.8, 335.2, 467.7, 422.8, 491.6, 465.2, 230, 296, 428, 362.7, 388.5, 424.6, 853.4, 698.2, 750.7, 1253.0, 1111.0, 537.8, 670.8, 1003.0], "yaxis": "y"}, {"error_y": {"array": [null, null, null, null, null, null, null, null, null, null, null, null, null, null, null, null, null, null, null, null, null, null, null, null, null, null, null, null, null, null, null, null, null, null, null, null, null, null, null, null, null, null, null, null, null, null, null, null, null, null, null, null, null, null, null, null, null, null, null, null, null, null, null, null, null, null, null, null, null, null, null, null, null, null, null, null, null, null, null, null, null, null, null, null, null, null, null, null, null, null]}, "hovertemplate": "solver=scorpion<br>problem=%{x}<br>plan_length_mean=%{y}<extra></extra>", "legendgroup": "scorpion", "line": {"color": "#EF553B", "dash": "solid"}, "marker": {"symbol": "circle"}, "mode": "lines", "name": "scorpion", "orientation": "v", "showlegend": true, "type": "scatter", "x": ["0_01", "0_02", "0_03", "0_04", "0_05", "0_06", "0_07", "0_08", "0_09", "0_10", "0_11", "0_12", "0_13", "0_14", "0_15", "0_16", "0_17", "0_18", "0_19", "0_20", "0_21", "0_22", "0_23", "0_24", "0_25", "0_26", "0_27", "0_28", "0_29", "0_30", "1_01", "1_02", "1_03", "1_04", "1_05", "1_06", "1_07", "1_08", "1_09", "1_10", "1_11", "1_12", "1_13", "1_14", "1_15", "1_16", "1_17", "1_18", "1_19", "1_20", "1_21", "1_22", "1_23", "1_24", "1_25", "1_26", "1_27", "1_28", "1_29", "1_30", "2_01", "2_02", "2_03", "2_04", "2_05", "2_06", "2_07", "2_08", "2_09", "2_10", "2_11", "2_12", "2_13", "2_14", "2_15", "2_16", "2_17", "2_18", "2_19", "2_20", "2_21", "2_22", "2_23", "2_24", "2_25", "2_26", "2_27", "2_28", "2_29", "2_30"], "xaxis": "x", "y": [4, 8, 8, 5, 9, 10, 10, 8, 9, 8, 17, 11, 8, 18, 13, 21, 21, 12, 25, 30, 30, 29, 18, 11, 26, null, null, null, 12, null, null, null, null, null, null, null, null, 12, null, 21, null, null, null, null, 22, null, null, null, null, null, null, null, null, null, null, null, null, null, null, null, null, null, null, null, null, null, null, null, null, null, null, null, null, null, null, null, null, null, null, null, null, null, null, null, null, null, null, null, null, null], "yaxis": "y"}], "layout": {"legend": {"title": {"text": "solver"}, "tracegroupgap": 0}, "margin": {"t": 60}, "xaxis": {"anchor": "y", "domain": [0, 1], "title": {"text": "problem"}}, "yaxis": {"anchor": "x", "domain": [0, 1], "title": {"text": "plan_length_mean"}}}}
